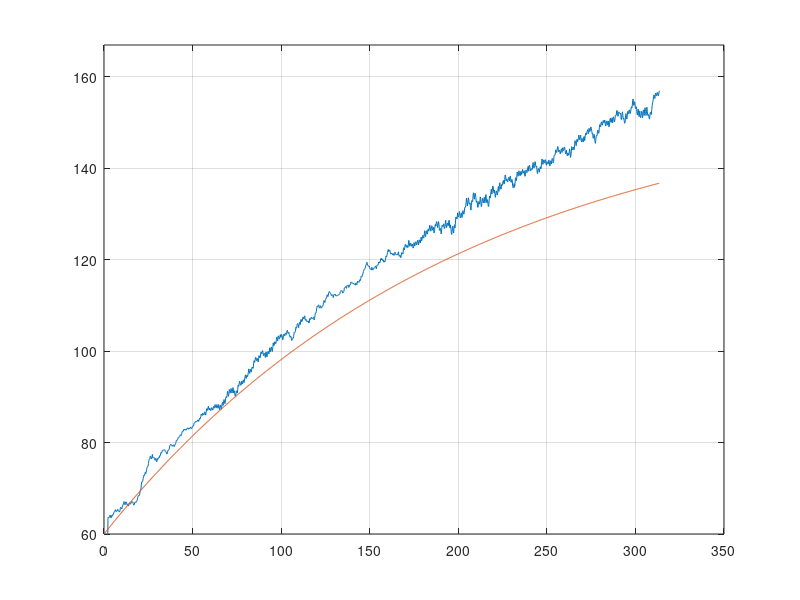

Recreate this plot in MATLAB. (Note: this script raises an error after producing the figure.)
% Pero 2015
% Interpolating reflow oven measurement results

clear all
close all
clc

TempTest = importdata('TempTest.txt');
time = TempTest(:,1);
temp = TempTest(:,2);

% Filtering
a = 1;
N = 10;
b = ones(1,N)/N;
Ty = filter(b,a, temp);   % Moving average filter
plot(time, temp, time, Ty);  
grid;

%% Interpolating signal
t1 = temp(1);
Y0 = max(Ty)-t1;
Ts = 200;
Td = 0;
yt = Y0*(1-exp(-(time-Td)/Ts)) + t1;

plot(time, Ty, time, yt);
ylim([min(temp) max(Ty)+10]);
grid

%% Transfer function
s = tf('s');
K = Y0/660/0.5;  % 10 % Duty cycle, power 660W

G = K/(Ts*s+1)*exp(-Td*s);
[y, t]=step(G);
fig = figure;
plot(t,y);
grid;
% hold on
% [x_infl, y_infl] = getpts(fig);
% plot(x_infl,y_infl,'ro');


%% PID regulator by Ziegler Nichols

Kc = 1.2*Ts/Td/K;
Ti = 2*Td;
TD = 0.5*Td;

P = Kc;
I = Kc/Ti;
D = Kc*Td;

PID = pid(3000, 100, 0);
T = feedback(PID*G,1);
1
t = 0:0.1:120;
step(T,t)